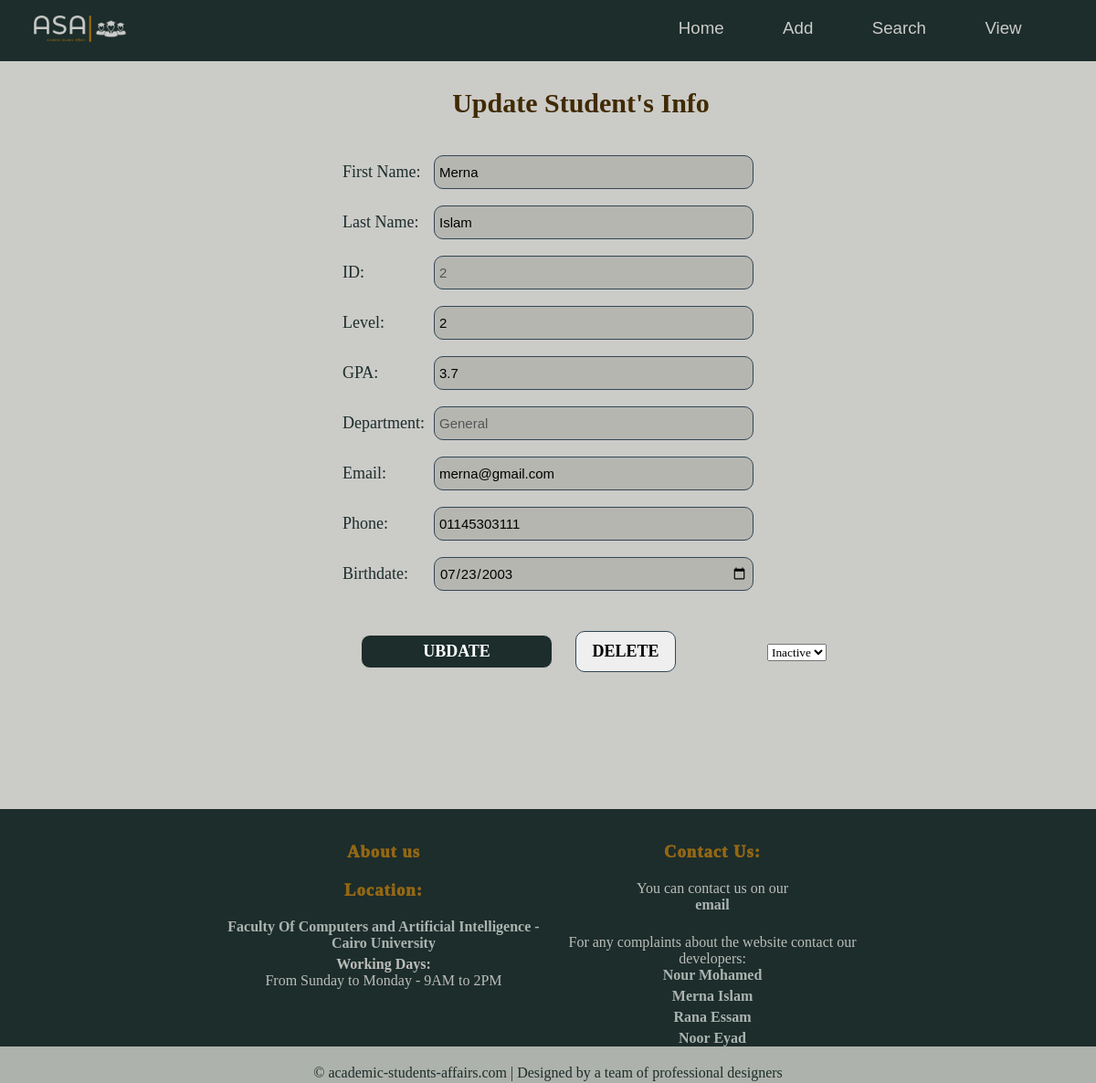
The app's page /editStudent/2 with its own data.
### students/models.py (models this page shows)
class Member(models.Model):
    firstname = models.CharField(max_length=255)
    lastname = models.CharField(max_length=255)
    email = models.CharField(max_length = 50)
    phone = models.CharField(max_length=15)
    gpa = models.FloatField()
    level = models.IntegerField()
    birthdate = models.DateField()
    gender = models.CharField(max_length=6)
    dep = models.CharField(max_length= 10,  default='General')
    state = models.BooleanField(default= False)

### students/views.py (the view, shortened to what this page needs)
# urls.py: path('editStudent/<int:id>', views.editStudent, name='editStudent'),
def editStudent(request, id):
  mymember = Member.objects.get(id = id)
  template = loader.get_template('update_info_screen.html')
  context = {
    'std': mymember,
  }
  return HttpResponse(template.render(context, request))

### students/templates/update_info_screen.html (shortened to what this page needs)
{% extends "master.html" %}
{% load static %}
{% block stylesheet %}
<link rel="stylesheet" href="{% static 'update_info.css' %}">
{% endblock %}
{% block content %}
<h1 style="margin-left: 6%;"> Update Student's Info </h1>
<center>
<form style="text-align: center; " id="fields" method = "GET" onsubmit = "updateStudent()">
  <label for="first_name">First Name:</label>
  <input  type="text" name="first_name" id="first_name"  value = {{std.firstname }} required>
  <br>
  <br>
  <label for="last_name">Last Name:</label>
  <input  type="text" name="last_name" id="last_name" value = {{std.lastname }} required >
  <br>
  <br>
  <label for="id">ID:</label>
  <input  type="text" name="id" id="id" value= {{std.id}}  disabled>
  <br>
  <br>
  <label for="level">Level:</label>
  <input  type="text" name="level" id="level" value = {{std.level}}  pattern="[1-4]{1}" required>
  <br>
  <br>
  <label for="gpa">GPA:</label>
  <input  type="text" name="gpa" id="gpa" value = {{std.gpa}} required>
  <br>
  <br>
  <label for="department">Department:</label >
  <input  type="text" name="dep" id="dep" value = {{std.dep}}  disabled>
  <br>
  <br>
  <label for="email">Email:</label>
  <input  type="email" name="email" id="email" value = {{std.email}} required >
  <br>
  <br>
  <label for="phone">Phone:</label>
  <input name="phone" id="phone"  pattern="[0-9]{11}" value = {{std.phone}} required>
  <br>
  <br>
  <label for="birthdate"> Birthdate:</label>
  <input  type="date" name="birthdate" id="birthdate" value = {{std.birthdate|date:"Y-m-d"}} >
  <br>
  <br>
  <input type = "submit" value= "UBDATE" class="UBDATE" >
  <button class="delete" onclick="submit()">DELETE</button>
  <select class="dropdown" name="state" id="state"   >
           <option value = "0"{%if not std.state%}selected {%endif%} >Inactive</option>
       </select>
      </center>
{% endblock %}

### students/static/update_info.css (style rules this page uses)
* { margin: 0; padding: 0; box-sizing: border-box; }
h1, h2 { padding-top: 3%; margin-bottom: 40px; margin-top: 0%; align-items: center; box-shadow: #120d03; color: #402a02; font-family: Serif; font-size: 30px; text-align: center; }
input { width: 350px; align-items: center; background-color: #b6b6b1; background: -webkit-linear-gradient(); font-family: sans-serif; font-size: 15px; border: 1px solid #314754; border-radius: 10px; padding: 5px; text-align: left; height: 37px; }
* { font-family: serif; }
button { font-family: sans-serif; font-size: 15px; border: 1px solid #314754; border-radius: 10px; padding: 5px; height: 45px; text-align: left; margin-top: 26px; }
form { text-align: left; display: table; }
label { width: 100px; font-size: large; display: inline-block; text-align: left; }
.UBDATE { background: #1c2d2b; text-align: center; flex-wrap: wrap; color: white; width: 210px; margin-left: 100px; border-color: #cbcbc8; box-shadow: inset; font-family: serif; font-size: 18px; font-weight: bold; }
body { background-color: #cbcbc8; color: #1c2d2b; margin: 0px; min-height: calc(100vh - 211px -589x); }
body { margin-top: 5%; }
.delete { text-align: center; flex-wrap: wrap; width: 110px; margin-left: 25px; font-family: serif; font-size: 18px; font-weight: bold; }

### records on screen
Member: first_name "Merna", last_name "Islam", id "2", level "2", gpa "3.7", dep "General", email "merna@gmail.com", phone "01145303111", birthdate "07/23/2003", state "Inactive"
